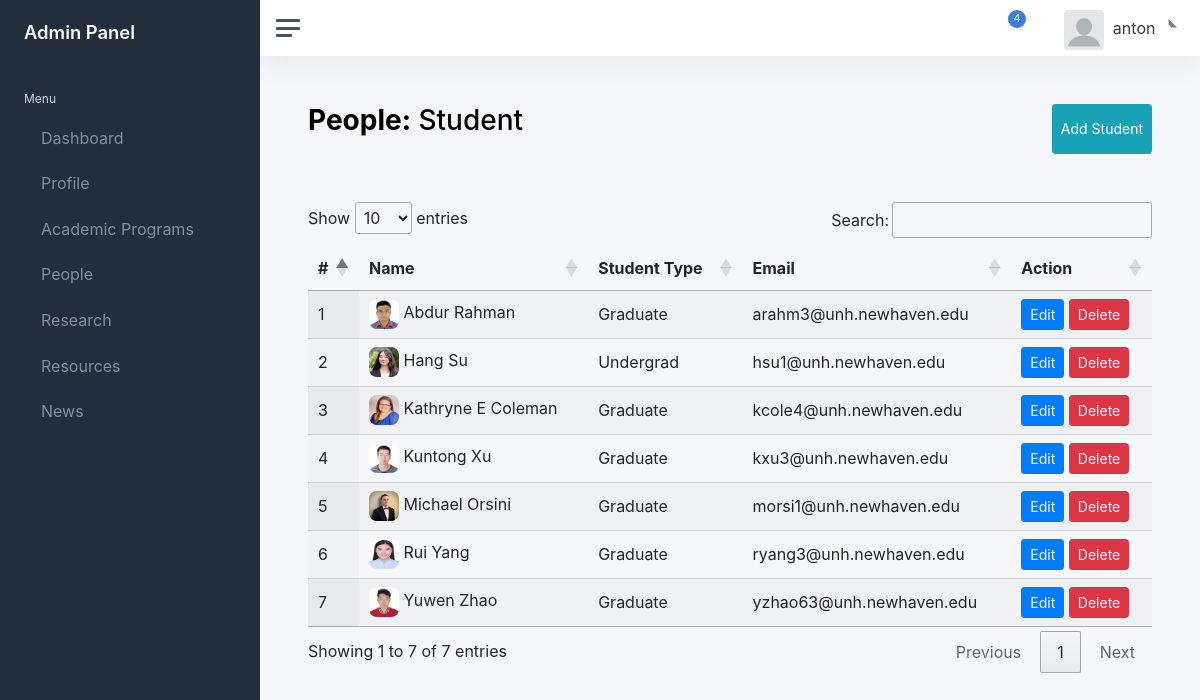
Screenshot of /super-admin/people/all-students/ (signed in) with the database file from the repository.
### peopleApp/models.py (models this page shows, shortened)
class student(models.Model):
    student_type = (
         ("Graduate","Graduate"),
         ("Undergrad","Undergrad"),
        )
    name = models.TextField(max_length=100)
    student_image = models.ImageField(null=True, blank=True, upload_to="Images/")
    email = models.EmailField(max_length=50)
    student_type = models.TextField(choices=student_type)

### peopleApp/views.py (the view)
@login_required
def student(request):
    if request.method == "GET":
        data = all_student.objects.all().order_by('name')
        return render(request, 'peopleApp/student.html',context={'student':data})

### templates/peopleApp/student.html (shortened to what this page needs)
{% extends "layouts/admin.html" %}
{% load static %}
{% block links %}
<link rel="stylesheet" href="https://cdn.datatables.net/1.12.1/css/jquery.dataTables.min.css">
{% endblock %}
{% block content %}
<main class="content">
	<div class="container-fluid p-0">
		  <div class="d-flex justify-content-between pb-5">
		  	<h1 class="h3 mb-3"><strong>People:</strong> Student</h1>
				<button class="btn btn-sm btn-info" data-toggle="modal" data-target="#StudentModal">Add Student</button>
		  </div>
      <div>
						<table id="example" class="display" style="width:100%">
				        <thead>
				            <tr>
				                <th>#</th>
				                <th>Name</th>
				                <th>Student Type</th>
				                <th>Email</th>
				                <th>Action</th>
				            </tr>
				        </thead>
				        <tbody>
									{% for value in student %}
				            <tr>
				                <td>{{ forloop.counter }}</td>
				                <td>
													<img src="/media/{{ BASIC_DIR }}/{{value.student_image}}" alt="" style="height:30px; width:30px; border-radius: 8px; "/>
													{{ value.name}}
												</td>
				                <td>{{ value.student_type}}</td>
				                <td>{{ value.email }}</td>
				                <td>
				                	<button data-id={{value.id}} class="btn btn-sm btn-primary edit-btn" data-toggle="modal" data-target="#editStudentModal">Edit</button>
													<button data-id="{{ value.id }}" data-page="people/student" class="btn btn-sm btn-danger del-btn" data-toggle="modal" data-target="#deleteModal">Delete</button>
				                </td>
				            </tr>
										{% endfor %}
				        </tbody>
				    </table>
      </div>
  </div>
</main>
{% endblock %}

### templates/layouts/admin.html (shortened to what this page needs)
{% load static %}
<!DOCTYPE html>
<html lang="en">
<head>
	<link href="{% static 'css/app.css' %}" rel="stylesheet">
	<link rel="stylesheet" href="https://cdn.jsdelivr.net/npm/bootstrap@4.6.2/dist/css/bootstrap.min.css" >
	{% block links %}
	{% endblock %}
</head>
<body>
	<div class="wrapper">
		<nav id="sidebar" class="sidebar js-sidebar">
			<div class="sidebar-content js-simplebar">
				<a class="sidebar-brand" href="{% url 'dashboard'%}">
          <span class="align-middle">Admin Panel</span>
        </a>
				<ul class="sidebar-nav">
					<li class="sidebar-header">
						Menu
					</li>
					<li class="sidebar-item">
						<a class="sidebar-link" href="{% url 'dashboard'%}">
              				 <span class="align-middle">Dashboard</span>
            			</a>
					</li>
					<li class="sidebar-item">
						<a class="sidebar-link" href="#">
              				 <span class="align-middle">Profile</span>
						</a>
					</li>
					<li class="sidebar-item">
						<a class="sidebar-link" href="#">
              				 <span class="align-middle">Academic Programs</span>
						</a>
					</li>
					<li class="sidebar-item">
						<a class="sidebar-link" href="#" data-bs-toggle="dropdown">
              				 <span class="align-middle">People</span>
						</a>
					</li>
					<li class="sidebar-item">
						<a class="sidebar-link" href="#" data-bs-toggle="dropdown">
              				 <span class="align-middle">Research</span>
						</a>
					</li>
					<li class="sidebar-item">
						<a class="sidebar-link" href="#" data-bs-toggle="dropdown">
              				 <span class="align-middle">Resources</span>
						</a>
					</li>
					<li class="sidebar-item">
						<a class="sidebar-link" href="#">
              				 <span class="align-middle">News</span>
						</a>
					</li>
				</ul>
			</div>
		</nav>
		<div class="main">
			<nav class="navbar navbar-expand navbar-light navbar-bg">
				<a class="sidebar-toggle js-sidebar-toggle">
          <i class="hamburger align-self-center"></i>
        </a>
				<div class="navbar-collapse collapse">
					<ul class="navbar-nav navbar-align">
						<li class="nav-item dropdown">
							<a class="nav-icon dropdown-toggle" href="#" id="alertsDropdown" data-bs-toggle="dropdown">
								<div class="position-relative">
									<span class="indicator">4</span>
								</div>
							</a>
						</li>
						<li class="nav-item dropdown">
							<a class="nav-icon dropdown-toggle" href="#" id="messagesDropdown" data-bs-toggle="dropdown">
							</a>
						</li>
						<li class="nav-item dropdown">
							<a class="nav-link dropdown-toggle d-none d-sm-inline-block" href="#" data-bs-toggle="dropdown">
                <img src=
								"
								{% if userinfo == None %}
										{% static 'img/avatars/download.png' %}
								{% else %}
										/media/{{ BASIC_DIR }}/{{user_info.admin_image}}
								{% endif %}
								"
								 class="avatar img-fluid rounded me-1" alt="Charles Hall" /> <span class="text-dark">{{ user.username }}</span>
              </a>
						</li>
					</ul>
				</div>
			</nav>
		{% block content %}
    	{% endblock %}
		</div>
	</div>
</body>
</html>

### rows the page displays
student: student_image (picture), name "Abdur Rahman", student_type "Graduate", email "arahm3@unh.newhaven.edu"
student: student_image (picture), name "Hang Su", student_type "Undergrad", email "hsu1@unh.newhaven.edu"
student: student_image (picture), name "Kathryne E Coleman", student_type "Graduate", email "kcole4@unh.newhaven.edu"
student: student_image (picture), name "Kuntong Xu", student_type "Graduate", email "kxu3@unh.newhaven.edu"
student: student_image (picture), name "Michael Orsini", student_type "Graduate", email "morsi1@unh.newhaven.edu"
student: student_image (picture), name "Rui Yang", student_type "Graduate", email "ryang3@unh.newhaven.edu"
student: student_image (picture), name "Yuwen Zhao", student_type "Graduate", email "yzhao63@unh.newhaven.edu"

### other values shown
{{ user.username }} "anton"
